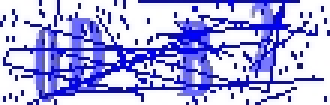
#> input picture img/0DB2.png, 110 x 35 px, found by its file name (shown 3 times larger)
$ python e.py
#> lines starting #> are read from the running program, lines starting #| are printed output that depends on the picture; after the words box and inside, x2 and y2 are one past the last pixel; in counts of white or black regions, pixels touching at a corner belong together
import cv2
import pytesseract
from PIL import Image
import numpy as np

# Đường dẫn ảnh CAPTCHA bạn muốn nhận dạng
image_path = "0DB2.png"  # ← sửa lại file bạn muốn thử

# Đọc ảnh gốc
image = cv2.imread(image_path)
#> image is the input picture: shape (35, 110, 3); mean B, G, R 225.5, 171.5, 171.4

# Tiền xử lý: chuyển sang ảnh xám
gray = cv2.cvtColor(image, cv2.COLOR_BGR2GRAY)
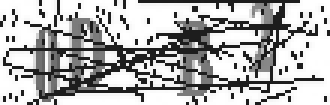
#> gray: shape (35, 110) (shown 3 times larger); min 28, max 255, mean 177.6

# Nhị phân hóa ảnh (làm rõ chữ)
_, thresh = cv2.threshold(gray, 150, 255, cv2.THRESH_BINARY_INV)
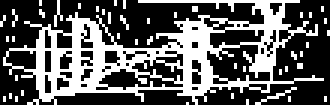
#> thresh: shape (35, 110) (shown 3 times larger); 36.3% white in thin lines or dots

# Dùng morphology để loại nhiễu nhỏ
kernel = cv2.getStructuringElement(cv2.MORPH_RECT, (2, 2))
cleaned = cv2.morphologyEx(thresh, cv2.MORPH_OPEN, kernel)
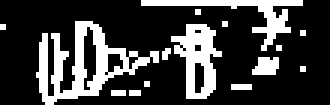
#> cleaned: shape (35, 110) (shown 3 times larger); 24.6% white; 15 white regions (11 under 20 px), largest, box (x1, y1, x2, y2) and area: (12, 7, 53, 35) 417, (57, 8, 74, 33) 223, (47, 0, 101, 17) 196, (84, 19, 93, 25) 44

# Lưu ảnh tạm nếu muốn xem
cv2.imwrite("processed.png", cleaned)

# OCR
#> (the run stopped early here; a loop or call above may not have finished)
